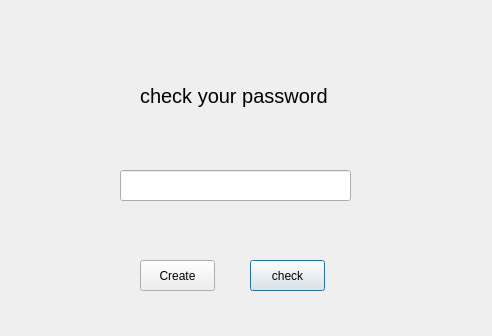
<?xml version="1.0" encoding="UTF-8"?>
<ui version="4.0">
 <class>Dialog</class>
 <widget class="QDialog" name="Dialog">
  <property name="geometry">
   <rect>
    <x>0</x>
    <y>0</y>
    <width>492</width>
    <height>336</height>
   </rect>
  </property>
  <property name="windowTitle">
   <string>PasswordGEN</string>
  </property>
  <widget class="QLabel" name="label">
   <property name="geometry">
    <rect>
     <x>140</x>
     <y>80</y>
     <width>221</width>
     <height>31</height>
    </rect>
   </property>
   <property name="font">
    <font>
     <pointsize>15</pointsize>
    </font>
   </property>
   <property name="text">
    <string>check your password </string>
   </property>
  </widget>
  <widget class="QLineEdit" name="lineEdit">
   <property name="geometry">
    <rect>
     <x>120</x>
     <y>170</y>
     <width>231</width>
     <height>31</height>
    </rect>
   </property>
  </widget>
  <widget class="QPushButton" name="pushButton">
   <property name="geometry">
    <rect>
     <x>250</x>
     <y>260</y>
     <width>75</width>
     <height>31</height>
    </rect>
   </property>
   <property name="text">
    <string>check</string>
   </property>
  </widget>
  <widget class="QPushButton" name="pushButton_2">
   <property name="geometry">
    <rect>
     <x>140</x>
     <y>260</y>
     <width>75</width>
     <height>31</height>
    </rect>
   </property>
   <property name="text">
    <string>Create</string>
   </property>
  </widget>
 </widget>
 <resources/>
 <connections/>
</ui>
